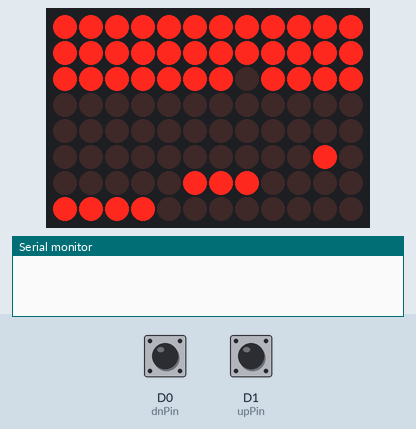
Recording of a sketch running on a simulated Arduino Uno R4 WiFi. Parts: 12×8 LED matrix, the last lines printed to the serial monitor. The test bench sets the inputs (shaded band); at power-on: D0 (dnPin) HIGH, D1 (upPin) HIGH.

Above: at 1.25 s.
1.3 s: D0 (dnPin) pulled LOW for 1 s
At 1.7 s:
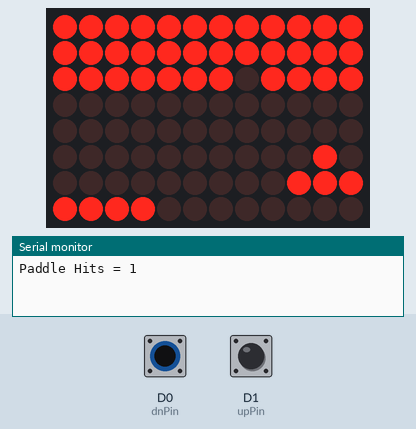
3.8 s: D1 (upPin) pulled LOW for 0.15 s
At 5.5 s:
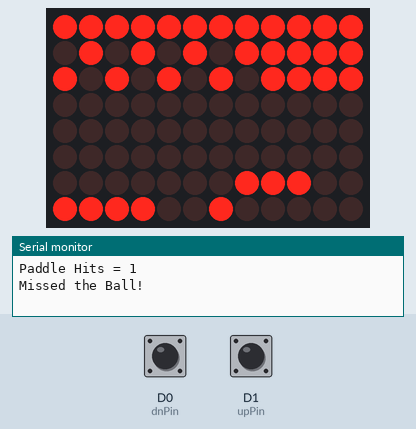
5.7 s: D1 (upPin) pulled LOW for 1 s
At 8.0 s:
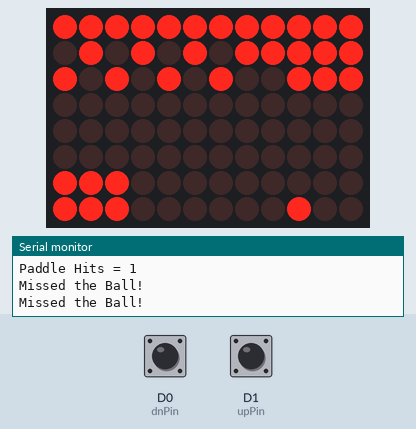
8.2 s: D0 (dnPin) pulled LOW for 3.2 s
At 11.7 s:
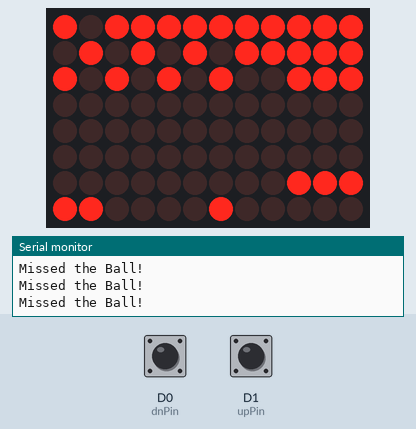
12.9 s: D0 (dnPin) pulled LOW for 0.15 s
At 13.1 s:
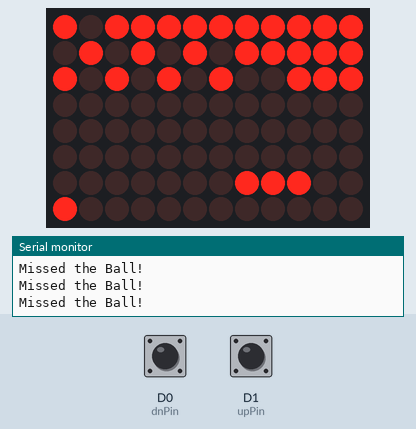
14.9 s: D1 (upPin) pulled LOW for 3.2 s
At 18.9 s:
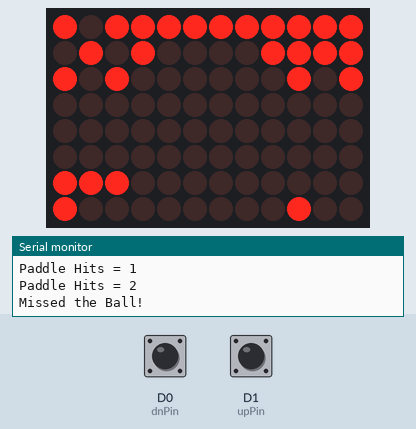

The sketch:

Breakout.ino
```cpp
// include the LED Matrix library from the Uno R4 core:
#include "Arduino_LED_Matrix.h"
// make an instance of the library:
ArduinoLEDMatrix matrix;

byte frame[8][12] = {
  {0,0,0,0,0,0,0,0,0,0,0,0},
  {0,0,0,0,0,0,0,0,0,0,0,0},
  {0,0,0,0,0,0,0,0,0,0,0,0},
  {0,0,0,0,0,0,0,0,0,0,0,0},
  {0,0,0,0,0,0,0,0,0,0,0,0},
  {0,0,0,0,0,0,0,0,0,0,0,0},
  {0,0,0,0,0,0,0,0,0,0,0,0},
  {0,0,0,0,0,0,0,0,0,0,0,0}
};

byte blocks[3][12] = {
  {1,1,1,1,1,1,1,1,1,1,1,1},
  {1,1,1,1,1,1,1,1,1,1,1,1},
  {1,1,1,1,1,1,1,1,1,1,1,1}
};

byte W[8][12] = {
  {0,0,0,0,0,0,0,0,0,0,0,0},
  {0,1,0,0,0,0,0,0,0,0,1,0},
  {0,1,0,0,0,1,1,0,0,0,1,0},
  {0,0,1,0,0,1,1,0,0,1,0,0},
  {0,0,1,0,1,0,0,1,0,1,0,0},
  {0,0,0,1,0,0,0,0,1,0,0,0},
  {0,0,0,1,0,0,0,0,1,0,0,0},
  {0,0,0,0,0,0,0,0,0,0,0,0}
};

byte L[8][12] = {
  {0,0,0,0,0,0,0,0,0,0,0,0},
  {0,0,0,0,1,0,0,0,0,0,0,0},
  {0,0,0,0,1,0,0,0,0,0,0,0},
  {0,0,0,0,1,0,0,0,0,0,0,0},
  {0,0,0,0,1,0,0,0,0,0,0,0},
  {0,0,0,0,1,0,0,0,0,0,0,0},
  {0,0,0,0,1,1,1,1,0,0,0,0},
  {0,0,0,0,0,0,0,0,0,0,0,0}
};

int upPin = 1;  // left
int dnPin = 0;  // right
int upNew, dnNew;
int dt = 100;
int i, j, k, l, p, q;
int xinc = 1;
int yinc = 1;
int paddle, paddleRow, paddleWid, hits;
int subLoopCnt = 2; //move the ball every 2 times through the loop, but move the paddles every time through
int subLoop;
int ballCount = 5;
bool win;
int iStart = 3;

void setup() {
  // put your setup code here, to run once:
  Serial.begin(115200);
  matrix.begin();
  pinMode(upPin,INPUT_PULLUP);
  pinMode(dnPin,INPUT_PULLUP);

} // end setup

void loop() {
  // This code executes once per ball
  bool running = 1;
  iStart = iStart+1;    // Need both odd and even start positions to clear blocks
  i = iStart;
  j = 5;
  yinc = -1;
  paddle = 5;           // Initial paddle coordinates
  paddleRow = 6;
  paddleWid = 3;
  hits = 0;
  upNew = 1;
  dnNew = 1;
  subLoop = 0;

  while (running & ballCount > 0){
    subLoop = subLoop+1;
    // clear the LED matrix
    for(k=0;k<=11;k=k+1){
      for(l=0;l<=7;l=l+1){
        frame[l][k] = 0;
      }
    }
    // draw the blocks
    for (k=0;k<=11;k=k+1){
      for (l=0;l<=2;l=l+1){
        frame[l][k] = blocks[l][k];
      }
    }
    // draw the ball in the new spot
    frame[j][i] = 1;
    // draw the paddle in the new spot
    for (p=0;p<paddleWid;p=p+1){
      frame[paddleRow][paddle+p] = 1;
    }
    // draw the ball counter
    for (q=0;q<ballCount-1;q=q+1){
      frame[7][q] = 1;
    }

    // update the matrix with new ball and paddle, then delay
    matrix.renderBitmap(frame,8,12);
    delay(dt);

    // Update paddle position every time through the while loop
    upNew = digitalRead(upPin);
    dnNew = digitalRead(dnPin);
    if (upNew == 0){
      paddle = paddle - 1;
      if (paddle < 0){
        paddle = 0;
      }
    }
    if (dnNew==0){
      paddle = paddle + 1;
      if (paddle > 12-paddleWid){
        paddle = 12-paddleWid;
      }
    }

    // Update ball position every subLoopCnt times through the while loop
    if (subLoop==subLoopCnt){
      subLoop = 0;
      // Test current ball position and flip directions when contact detected (i is col, j is row)

      // Test for contact with blocks
      if (j==0 & blocks[j][i]==0){
        yinc = yinc * -1;
      }
      if (j<=2 & blocks[j][i]==1){
        blocks[j][i] = 0;
        yinc = yinc * -1;
      }

      if(i>=11 || i<=0){
        xinc = xinc * -1;
      }
      // Detect paddle hit or miss after ball and paddle positions updated
      if(j==paddleRow & (i>=paddle & i<paddle+paddleWid)){
        hits = hits + 1;
        Serial.print("Paddle Hits = ");
        Serial.println(hits);
        yinc = yinc * -1;
      }
      // Detect paddle miss; decrement ball count. Print L and end game if none left.
      if (j==7){
        Serial.println("Missed the Ball!");
        ballCount = ballCount - 1;
        if (ballCount == 0){
          Serial.println("Game Over!");
          for(k=0;k<=11;k=k+1){
            for(l=0;l<=7;l=l+1){
              frame[l][k] = L[l][k];
            }
          }
          matrix.renderBitmap(frame,8,12);  //render empty frame on loss. Call banner function here.
        }
        running = 0;
        yinc = yinc * -1;
        delay(1000);
      }
      // Check for Win. Print W and end game.
      win = true;
      for(k=0;k<=11;k=k+1){
        for(l=0;l<=2;l=l+1){
          if (blocks[l][k] == 1){
            win = false;
          }
        }
      }
      if (win){
        Serial.println("You Win!");
        for(k=0;k<=11;k=k+1){
          for(l=0;l<=7;l=l+1){
            frame[l][k] = W[l][k];
          }
        }
        matrix.renderBitmap(frame,8,12);  //render full frame on win. Call banner function here.
        ballCount = 0;
        running = 0;
      }

      i = i + xinc;
      j = j + yinc;

    }  // end if subLoop
  } // end while running
} // end loop
```

Measured:
- after the input at 1.3 s, the display: first changes at once (image 1 shows a later state)
- after the input at 3.8 s, the display: first changes at once (image 2 shows a later state)
- after the input at 5.7 s, the display: first differs from a run without the input after 0.40 s (image 3 shows a later state)
- after the input at 8.2 s, the display: first differs from a run without the input after 0.70 s (image 4 shows a later state)
- after the input at 12.9 s, the display: first changes at once (image 5 shows a later state)
- after the input at 14.9 s, the display: first changes at once (image 6 shows a later state)
